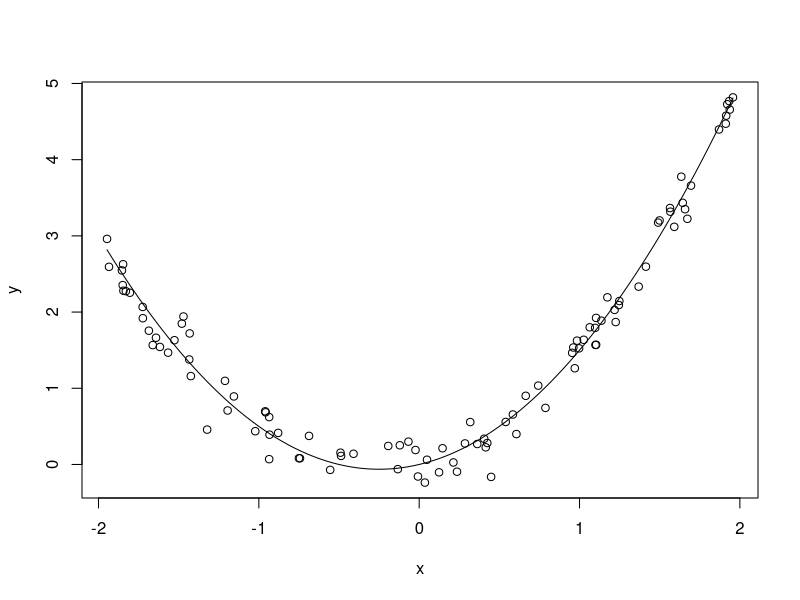
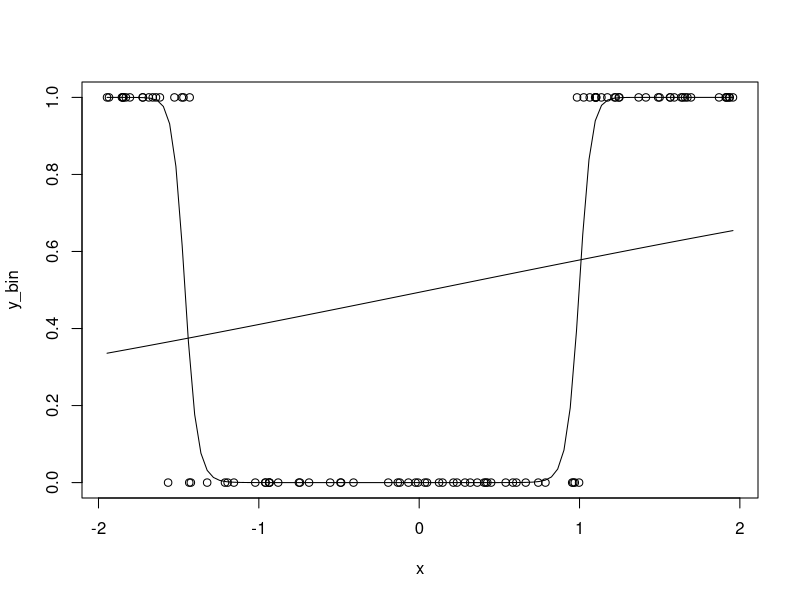
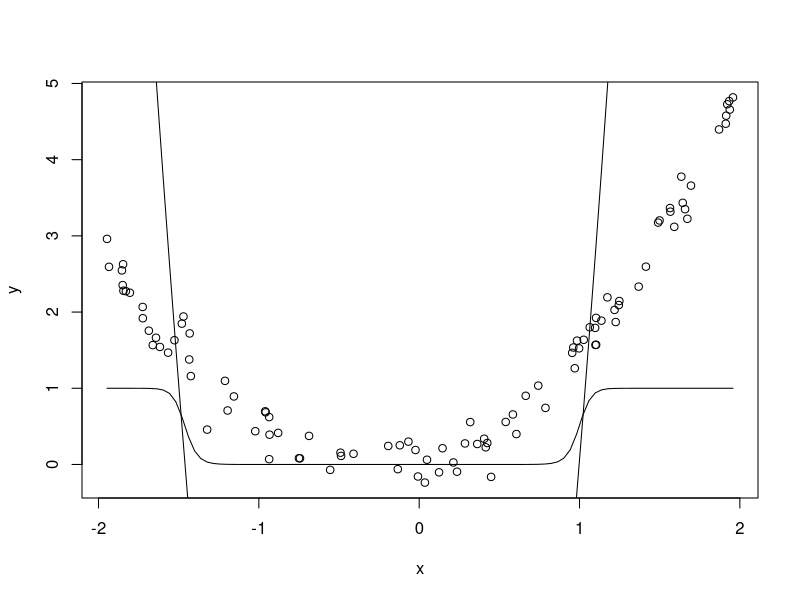
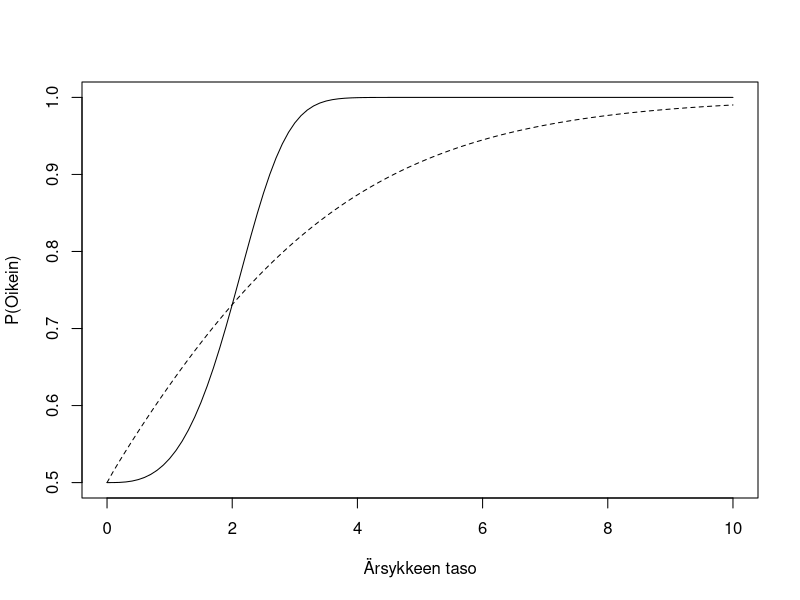

These charts were generated, in order, by the following R code:
setwd("~/Desktop/NummenmaaKritiikki/")

set.seed(666)

n = 100
x = runif(n, -2, 2)
y = rnorm(n,  x * 0.5 + x^2, 0.2)

plot(x, y)
curve(x * 0.5 + x^2, add = T, lty = 1)

y_bin = rep(0, length(y))
y_bin[which(y > median(y))] = 1

plot(x, y_bin)

fit = glm(y_bin ~ x, family=binomial(link=logit))
curve(plogis(coef(fit)[1] + x * coef(fit)[2]), add = T)

negLL = function(theta, x, y){
  p_1 = plogis(theta[1] + theta[2] * x  + theta[3] * x^2)
  p_obs = p_1 * y + (1 - p_1) * (1 - y)
  
  return(-sum(log(p_obs)))
}

fit2 = optim(runif(3, -2, 2), negLL, method = "BFGS", x = x, y = y_bin)
fit2

curve(plogis(fit2$par[1] + fit2$par[2] *  x + fit2$par[3] * x^2), add = T)


plot(x, y)
curve(plogis(fit2$par[1] + fit2$par[2] *  x + fit2$par[3] * x^2), add = T)
curve(fit2$par[1] + fit2$par[2] *  x + fit2$par[3] * x^2, add = T)


#


curve(plogis((x/2)^3), 0, 10, xlab = "Ärsykkeen taso", ylab = "P(Oikein)")
curve(plogis((x/2)^0.95), add = T, lty = 2)

plogis(1)

